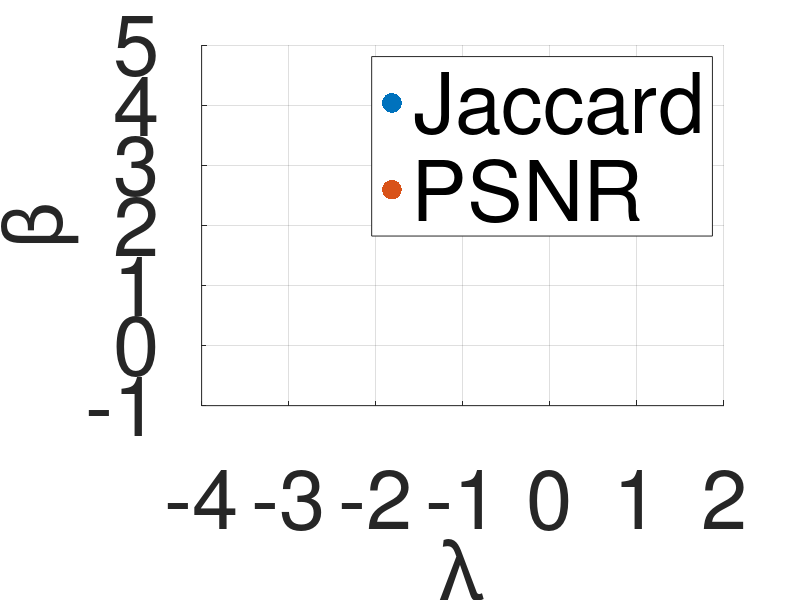

Recreate this plot in MATLAB.
clear all;
close all;

% Step 1: Specify the folder containing the MAT files
% folder_path = '../../../../Documents/dataset/BIPED/data/param_dist_Jaccard/train';
folder_path = '../../dataset/BIPED/data/param_dist_Jaccard/train';

% Step 2: Get a list of all files in the specified folder
file_list = dir(fullfile(folder_path, '*.mat'));
beta_list_Jaccard= [];
lambda_list_Jaccard= [];
% Step 3: Loop through the list and read each MAT file
for i = 1:length(file_list)
% for i = 1:1
    file_name = file_list(i).name;
    full_file_path = fullfile(folder_path, file_name);
    
    % Check if it's a file (not a directory) and has the .mat extension
    if ~file_list(i).isdir && endsWith(file_name, '.mat')
        try
            load(full_file_path);
            bmax=3;bmin=-1;lmax=2;lmin=-3;
            gridsize=5;
            [round,cs] = size(tab_coord_max_Jaccard_out);
            r=1;
            blist= linspace(bmax, bmin, gridsize);
            llist= linspace(lmin, lmax, gridsize);
            while r<=5   
                db = blist(1)-blist(2);
                dl = llist(2)-llist(1);
                coef_b_op_curr = blist(tab_coord_max_Jaccard_out(r,1)+1);
                coef_l_op_curr = llist(tab_coord_max_Jaccard_out(r,2)+1);
                b_op_curr = 10^blist(tab_coord_max_Jaccard_out(r,1)+1);
                l_op_curr = 10^llist(tab_coord_max_Jaccard_out(r,2)+1);
%                 disp(b_op_curr);
%                 disp(l_op_curr);
                blist= linspace(coef_b_op_curr+db, coef_b_op_curr-db, gridsize);
                llist= linspace(coef_l_op_curr-dl, coef_l_op_curr+dl, gridsize);
                r=r+1;
            end
            beta_list_Jaccard(end+1) = b_op_curr;
            lambda_list_Jaccard(end+1) = l_op_curr;
            
            fprintf('Loaded file: %s\n', file_name);
        catch
            fprintf('Error loading file: %s\n', file_name);
        end
    end
end


% Step 1: Specify the folder containing the MAT files
% folder_path = '../../../../Documents/dataset/BIPED/data/param_dist_PSNR/train';
folder_path = '../../dataset/BIPED/data/param_dist_PSNR/train';

% Step 2: Get a list of all files in the specified folder
file_list = dir(fullfile(folder_path, '*.mat'));
beta_list_PSNR= [];
lambda_list_PSNR= [];
% Step 3: Loop through the list and read each MAT file
for i = 1:length(file_list)
% for i = 1:1
    file_name = file_list(i).name;
    full_file_path = fullfile(folder_path, file_name);
    
    % Check if it's a file (not a directory) and has the .mat extension
    if ~file_list(i).isdir && endsWith(file_name, '.mat')
        try
            load(full_file_path);
            bmax=3;bmin=-1;lmax=2;lmin=-3;
            gridsize=5;
%             [round,cs] = size(tab_coord_max_Jaccard_out);
            [round,cs] = size(tab_coord_max_PSNR_out);
            r=1;
            blist= linspace(bmax, bmin, gridsize);
            llist= linspace(lmin, lmax, gridsize);
            while r<=5   
                db = blist(1)-blist(2);
                dl = llist(2)-llist(1);
                 coef_b_op_curr = blist(tab_coord_max_PSNR_out(r,1)+1);
                coef_l_op_curr = llist(tab_coord_max_PSNR_out(r,2)+1);
                b_op_curr = 10^blist(tab_coord_max_PSNR_out(r,1)+1);
                l_op_curr = 10^llist(tab_coord_max_PSNR_out(r,2)+1);

                blist= linspace(coef_b_op_curr+db, coef_b_op_curr-db, gridsize);
                llist= linspace(coef_l_op_curr-dl, coef_l_op_curr+dl, gridsize);
                r=r+1;
            end
            beta_list_PSNR(end+1) = b_op_curr;
            lambda_list_PSNR(end+1) = l_op_curr;
%             
            fprintf('Loaded file: %s\n', file_name);
        catch
            fprintf('Error loading file: %s\n', file_name);
        end
    end
end


figure(1)
scatter(log10(lambda_list_Jaccard),log10(beta_list_Jaccard),  200,'filled');hold on;
scatter(log10(lambda_list_PSNR),log10(beta_list_PSNR),200,'filled');
set(gca,'FontSize',60);
legend('Jaccard','PSNR','FontSize', 60);
xlabel('\lambda','FontSize', 60)
ylabel('\beta','FontSize', 60)
grid on;
% xlim([log10(min([lambda_list_Jaccard,lambda_list_PSNR]))-1 log10(max([lambda_list_Jaccard,lambda_list_PSNR]))+1]);
% ylim([log10(min([beta_list_Jaccard,beta_list_PSNR]))-1 log10(max([beta_list_Jaccard,beta_list_PSNR]))+1]);
xlim([-4 2]);
ylim([-1 5]);
saveas(gcf, 'SLPAM_l1_BIPED_train_dist_param_PSNR_Jaccard.png')

